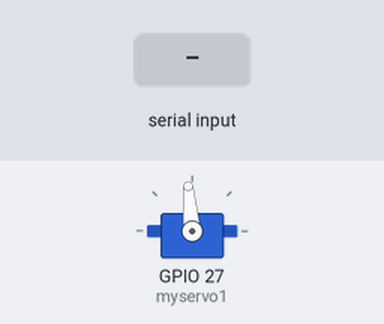
The sketch below on a simulated ESP32. On the bench: servo. Inputs (shaded band) come from the test bench. What the sketch prints to the serial monitor is not drawn.

Above: at 1.2 s.
1.3 s: "w" received over Serial
At 2.5 s:
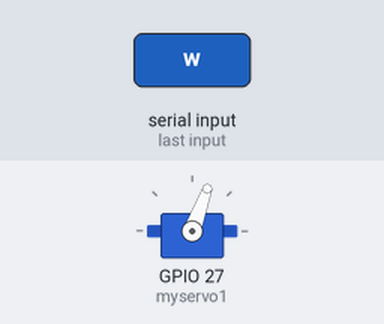
2.8 s: "s" received over Serial
At 3.9 s:
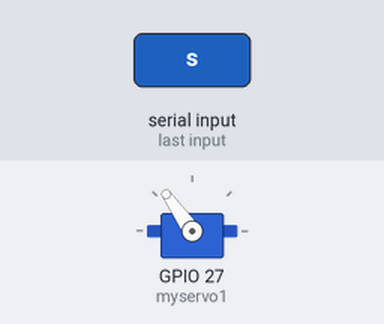
4.3 s: "W" received over Serial
At 5.0 s:
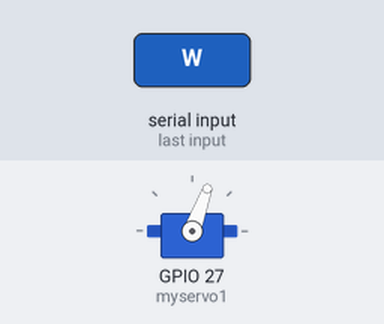
5.8 s: "S" received over Serial
At 6.2 s:
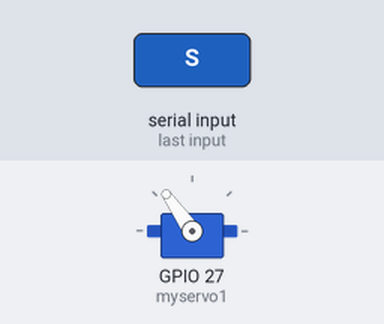
Timing chart, 0 to 8.3 s (numbered marks = the images above; inputs shaded):
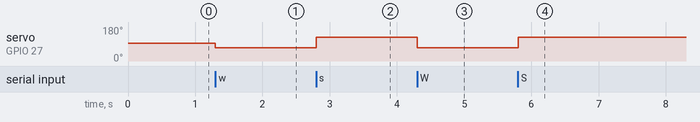

The sketch:

servoTest.ino
```cpp
#include <ESP32Servo.h>

Servo myservo1;

void setup() {
  Serial.begin(115200);
  Serial.println("W = release, S = pull, X = stop");
  Serial.print("Input: ");
  myservo1.attach(27);

  myservo1.write(95);   // stop
}

void loop() {
  char input = Serial.read();
  if (input == 'w' || input == 'W') myservo1.write(70);
  else if (input == 's' || input == 'S') myservo1.write(125);
  else if (input == 'x' || input == 'X') myservo1.write(95);


  // myservo1.write(0);     // Move to 0 degrees
  // myservo2.write(0);     // Move to 0 degrees
  // delay(1000);

  // myservo1.write(90);    // Move to 90 degrees
  // myservo2.write(90);    // Move to 90 degrees
  // delay(1000);

  // myservo1.write(180);   // Move to 180 degrees
  // myservo2.write(180);   // Move to 180 degrees
  // delay(1000);

  // myservo1.write(60);     // Move to 0 degrees
  // delay(1000);

  // myservo1.write(95);    // Move to 90 degrees
  // delay(1000);

  // myservo1.write(120);   // Move to 180 degrees
  // delay(1000);

  // myservo1.write(95);    // Move to 90 degrees
  // delay(1000);
}

// myservo.write(90);   // STOP
// myservo.write(0);    // Full speed clockwise
// myservo.write(180);  // Full speed counter-clockwise
// myservo.write(70);   // Slow clockwise
// myservo.write(110);  // Slow counter-clockwise
```

Measured:
- after the input at 1.3 s, servo on GPIO 27 (myservo1): 95° → 70° at once
- after the input at 2.8 s, servo on GPIO 27 (myservo1): 70° → 125° at once
- after the input at 4.3 s, servo on GPIO 27 (myservo1): 125° → 70° at once
- after the input at 5.8 s, servo on GPIO 27 (myservo1): 70° → 125° at once
